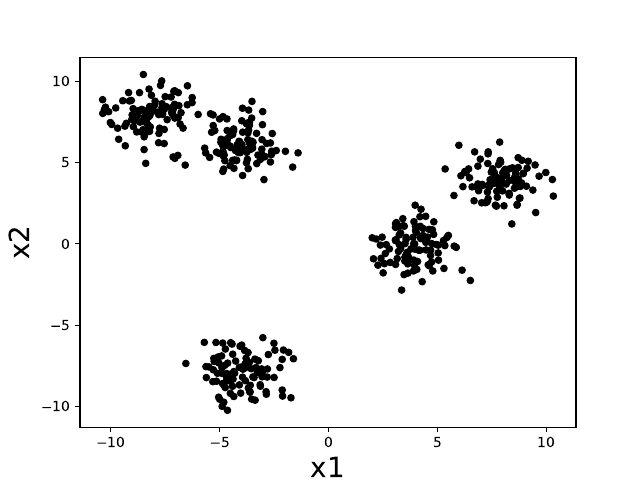

Reproduce this figure in Python.
import numpy as np
import matplotlib.pyplot as plt


# set seed for reproducibility
np.random.seed(0)

# generate Gaussian data
mus = np.array([[-1,-2],[2,1],[-2,2],[1,0],[-1,1.5]])*4
data = None
for mu in mus:
    x = mu + np.random.randn(100,2)
    if data is None:
        data = x
    else:
        data = np.concatenate((data, x), axis=0) 

plt.scatter(data[:,0], data[:,1], color='k', s=20)
#plt.show()
plt.xlabel('x1',fontsize=20)
plt.ylabel('x2',fontsize=20)
plt.savefig('./fig1.pdf')